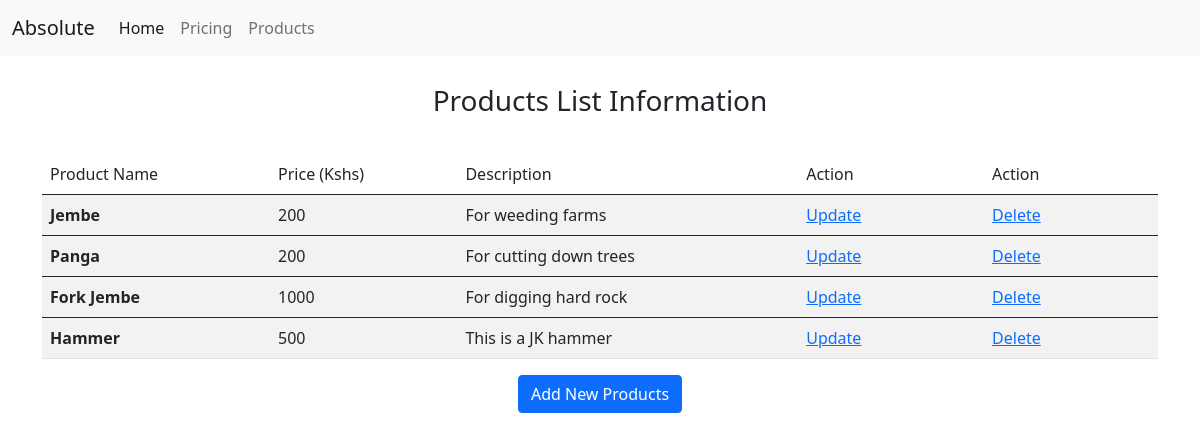
The app's page /, older data.
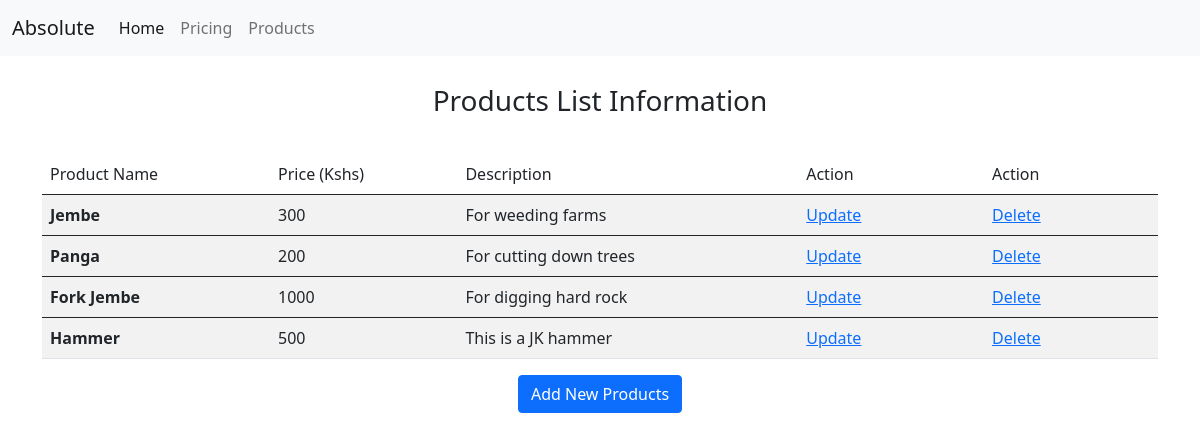
The same page, newer data.
### products/models.py (models this page shows, shortened)
class Product(models.Model):
    title = models.CharField(max_length=200)
    description = models.TextField(blank=True, null=True)
    price = models.IntegerField()
    id = models.UUIDField(default=uuid.uuid4, unique=True, primary_key=True, editable=False)

### products/views.py (the view)
# urls.py: path('', home_view, name='home'),
def home_view(request):
    products = Product.objects.all()
    context = {
        'products': products
    }
    return render(request, 'products/index.html', context)

### products/templates/products/index.html (shortened to what this page needs)
{% extends 'base.html' %}
{% block content %}
<h3 style="text-align: center; padding-top: 1em; padding-bottom: 1em;">Products List Information</h3>
<div class="table-responsive">
    <table class="table table-striped">
        <thead>
        <tr>
            <td scope="col">Product Name</td>
            <td scope="col">Price (Kshs)</td>
            <td scope="col">Description</td>
            <td scope="col">Action</td>
            <td scope="col">Action</td>
        </tr>
        </thead>
        <tbody>
        {% for product in products %}
        <tr>
            <th scope="row">{{ product.title }}</th>
            <td>{{ product.price }}</td>
            <td>{{ product.description }}</td>
            <td><a style="margin-right: 30px;" href="{% url 'update-product' product.id %}">Update</a></td>
            <td><a style="margin-right: 30px;" href="{% url 'delete-product' product.id %}">Delete</a></td>
        </tr>
        </tbody>
        {% endfor %}
    </table>
</div>
<div class="text-center">
    <a href="{% url 'create-product' %}"><button type="button" class="btn btn-primary">Add New Products</button></a>
</div>
{% endblock content %}

Row changes from the older to the newer data that the page shows:
changed Product "Jembe": price "200" → "300"
